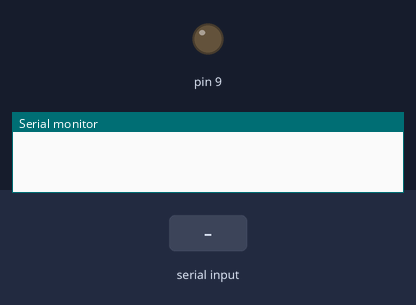
The sketch below on a simulated Arduino Uno, built with avr-gcc and run on an emulated ATmega328P. On the bench: output pins drawn as LEDs (lit = HIGH), the last lines printed to the serial monitor. The test bench sets the inputs (shaded band).

Above: at 1.2 s.
1.3 s: "90,45\n" received over Serial
At 3.6 s:
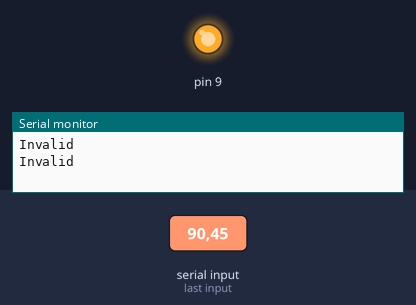
Timing chart, 0 to 5.1 s (numbered marks = the images above; inputs shaded):
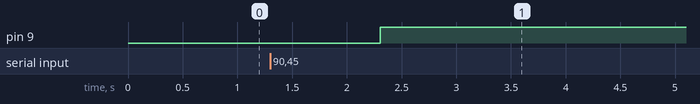

Measured:
- after the input at 1.3 s, pin 9: LOW → HIGH after 1.0 s

The sketch:

_led_on_upto_5_off_upto_101.ino
```cpp
// C++ code
//
int f=0;
void setup()
{
  Serial.begin(9600);
  pinMode(9, OUTPUT);
  //Serial.print("Hello");
}

void loop()
{
  int a;
  if(Serial.available())
  {
    a=Serial.parseInt();
    if(a<=5)
    {
      f=1;
      digitalWrite(9, HIGH);
    }
    else if(a=6 && a<=10)
    {
      f=0;
      digitalWrite(9, LOW);
    }
    else
    {
      Serial.println("Invalid");

    }
  }
}
```
